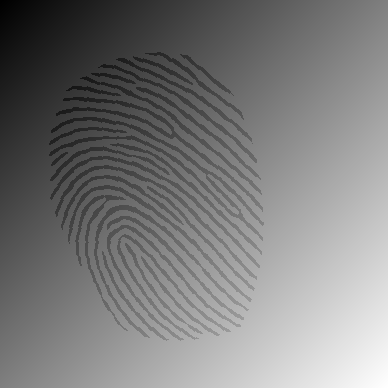
#> input picture ATI/TP_police/CONTENU_SUPPLEMENTAIRE/images_suspects/suspect_1.tif, 388 x 388 px, found by its file name
$ jupyter execute test_denoise.ipynb   (older library calls are emulated)
#> lines starting #> are read from the running program, lines starting #| are printed output that depends on the picture; after the words box and inside, x2 and y2 are one past the last pixel; in counts of white or black regions, pixels touching at a corner belong together
[cell 1]
import cv2
import numpy as np
from matplotlib import pyplot as plt
import skimage

def denoise_image(image):
    # Appliquer un filtre médian pour réduire le bruit
    denoised_image = cv2.medianBlur(image, 5)
    return denoised_image

def correct_background(image):
    # Appliquer un flou gaussien pour obtenir une image de fond lissée
    blurred_image = cv2.GaussianBlur(image, (5,5), 0)
    # Soustraire l'image lissée pour corriger le fond
    corrected_image = cv2.absdiff(image, blurred_image)
    # Normaliser l'image corrigée
    corrected_image = cv2.normalize(corrected_image, None, 0, 255, cv2.NORM_MINMAX)
    return corrected_image

def build_filters():
    filters = []
    ksize = 31  # Taille du filtre
    for theta in np.arange(0, np.pi, np.pi / 8):  # Construire des filtres pour différentes orientations
        for lambd in [10, 20]:  # Différentes longueurs d'onde
            kern = cv2.getGaborKernel((ksize, ksize), 4.0, theta, lambd, 0.5, 0, ktype=cv2.CV_32F)
            kern /= 1.5 * kern.sum()
            filters.append(kern)
    return filters

def process(img, filters):
    accum = np.zeros_like(img)
    for kern in filters:
        fimg = cv2.filter2D(img, cv2.CV_8UC3, kern)
        np.maximum(accum, fimg, accum)
    return accum

def binarize_image(image):
    # Appliquer la binarisation avec la méthode d'Otsu
    _, binary_image = cv2.threshold(image, 0, 255, cv2.THRESH_BINARY + cv2.THRESH_OTSU)
    return binary_image

[cell 2]
# Correction Image 1
image_path = '../Images_suspects/suspect_1.tif'
image = cv2.imread(image_path, cv2.IMREAD_GRAYSCALE)
#> image is the input picture: shape (388, 388); min 0, max 255, mean 123.4

plt.imshow(image,'gray')
plt.show()

# Correction de l'éclairage
corrected_image = correct_background(image)
plt.imshow(corrected_image,'gray')
plt.show()

_,bin_image = cv2.threshold(corrected_image,80,255,cv2.THRESH_BINARY)
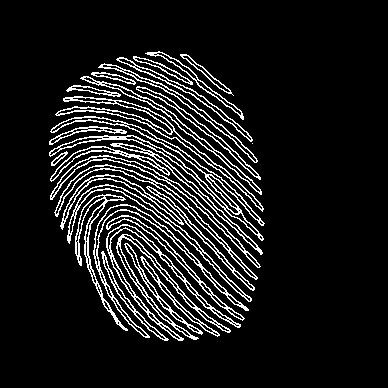
#> bin_image: shape (388, 388); 10.5% white in thin lines or dots, all inside (x1, y1, x2, y2) = (49, 51, 265, 341)
plt.imshow(bin_image,'gray')
plt.show()

contours,__ = cv2.findContours(bin_image, cv2.RETR_EXTERNAL, cv2.CHAIN_APPROX_NONE)
#> contours = 29 contours, 1 with area under 20; largest, box (x1, y1, x2, y2) and area: (49, 116, 265, 241) 2296, (55, 96, 264, 212) 1522, (93, 204, 249, 338) 1336, (106, 224, 241, 341) 1190, (54, 164, 258, 280) 1136
output = cv2.cvtColor(bin_image,cv2.COLOR_GRAY2RGB)
cv2.drawContours(output,contours,-1,(0,255,0),1)
#> output: shape (388, 388, 3); mean B, G, R 11.5, 26.7, 11.5
plt.imshow(output,'gray')
plt.show()

fill_image = np.zeros_like(corrected_image)
cv2.drawContours(fill_image,contours,-1,255,-1)
#> fill_image: shape (388, 388); 17% white; 29 white regions (1 under 20 px), largest, box (x1, y1, x2, y2) and area: (49, 116, 265, 241) 2777, (55, 96, 264, 212) 1847, (93, 204, 249, 338) 1614
plt.imshow(fill_image,'gray')
plt.show()

skel_img = skimage.morphology.thin(fill_image)
#> skel_img: shape (388, 388) bool; 2.9% white in thin lines or dots, all inside (x1, y1, x2, y2) = (51, 53, 263, 340)
plt.imshow(skel_img,'gray')
plt.show()

[cell 3]
# Correction Image 2
image_path = '../Images_suspects/suspect_2.tif'
image = cv2.imread(image_path, cv2.IMREAD_GRAYSCALE)
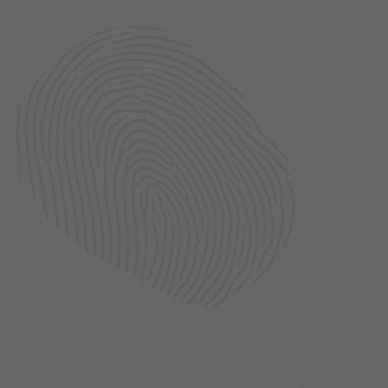
#> input picture ATI/TP_police/CONTENU_SUPPLEMENTAIRE/images_suspects/suspect_2.tif, 388 x 388 px, found by its file name
#> image is the input picture: shape (388, 388); min 96, max 104, mean 102.1

plt.imshow(image,'gray',vmin=0,vmax=255)
plt.show()

__,bin_image = cv2.threshold(image,100,255,cv2.THRESH_BINARY_INV)
#> bin_image: shape (388, 388); 14.3% white in thin lines or dots
plt.imshow(bin_image,'gray')
plt.show()

kernel = np.array([[-1,-1,-1],
                   [-1, 1,-1],
                   [-1,-1,-1]])

noise = cv2.morphologyEx(bin_image,cv2.MORPH_HITMISS,kernel)
#> noise: shape (388, 388); 0.3% white in thin lines or dots
plt.imshow(bin_image-noise,'gray')
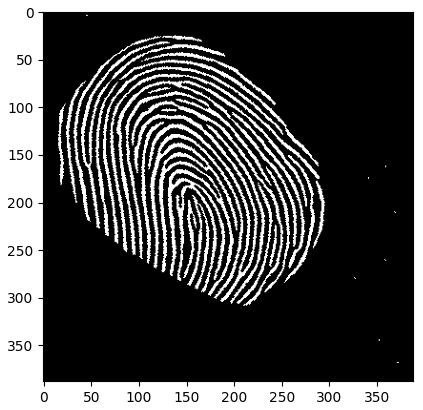
#> figure drawn by matplotlib, 1 panel

[cell 4]
# Correction Image 4
image_path = '../Images_suspects/suspect_4.tif'
image = cv2.imread(image_path, cv2.IMREAD_GRAYSCALE)
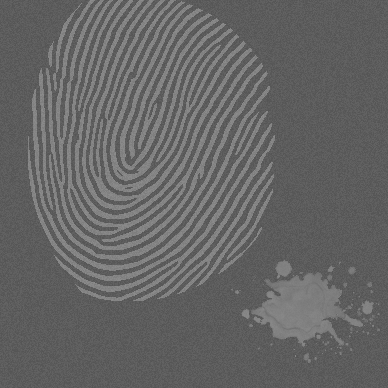
#> input picture ATI/TP_police/CONTENU_SUPPLEMENTAIRE/images_suspects/suspect_4.tif, 388 x 388 px, found by its file name
#> image is the input picture: shape (388, 388); min 84, max 139, mean 101

plt.imshow(image,'gray',vmin=0,vmax=255)
plt.show()

_,bin_image = cv2.threshold(image,100,255,cv2.THRESH_BINARY)
#> bin_image: shape (388, 388); 23% white; 86 white regions (52 under 20 px), largest, box (x1, y1, x2, y2) and area: (251, 272, 363, 347) 4482, (46, 0, 263, 250) 3132, (82, 0, 246, 210) 3049
dilate_image = cv2.morphologyEx(bin_image,cv2.MORPH_DILATE,cv2.getStructuringElement(cv2.MORPH_ELLIPSE,(11,11)))
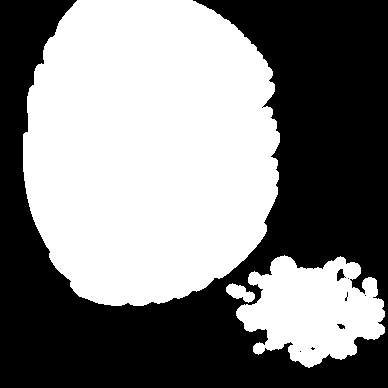
#> dilate_image: shape (388, 388); 50.8% white; 8 black regions (5 under 20 px)

contours,__ = cv2.findContours(dilate_image, cv2.RETR_EXTERNAL, cv2.CHAIN_APPROX_NONE)
#> contours = 3 contours; box (x1, y1, x2, y2) and area: (23, 0, 280, 306) 64686, (236, 255, 385, 368) 10771, (226, 283, 255, 303) 290

contours = [cnt for cnt in contours if cv2.contourArea(cnt)>50000]
#> contours = 1 contour; box (x1, y1, x2, y2) and area: (23, 0, 280, 306) 64686
fingerprint_zone_mask = np.zeros_like(bin_image)
cv2.drawContours(fingerprint_zone_mask,contours,-1,255,-1)
#> fingerprint_zone_mask: shape (388, 388); 43.3% white; 1 white region, box (x1, y1, x2, y2) and area: (23, 0, 280, 306) 65131

output = np.logical_and(bin_image, fingerprint_zone_mask)
#> output: shape (388, 388) bool; 19.5% white; 24 white regions, largest, box (x1, y1, x2, y2) and area: (46, 0, 263, 250) 3132, (82, 0, 246, 210) 3049, (67, 0, 258, 242) 2708
plt.imshow(output,'gray')
plt.show()

[cell 5]
# Correction Image 3
image_path = '../Images_suspects/suspect_3.tif'
image = cv2.imread(image_path, cv2.IMREAD_GRAYSCALE)
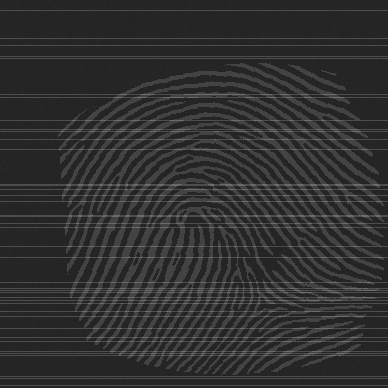
#> input picture ATI/TP_police/CONTENU_SUPPLEMENTAIRE/images_suspects/suspect_3.tif, 388 x 388 px, found by its file name
#> image is the input picture: shape (388, 388); min 35, max 109, mean 48.5

plt.imshow(image,'gray',vmin=0,vmax=255)
plt.show()

profile_x = np.mean(image[:,:50],axis=1)
#> profile_x = 388 values, max 77.74 at index 328, min 36.44 at index 267, mean 41.23

output = image - np.repeat(np.expand_dims(profile_x,axis=1),388,axis=1)
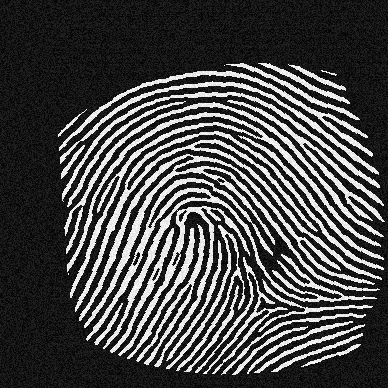
#> output: shape (388, 388) float64; min -2.74, max 32.56, mean 7.3; drawn with min black and max white
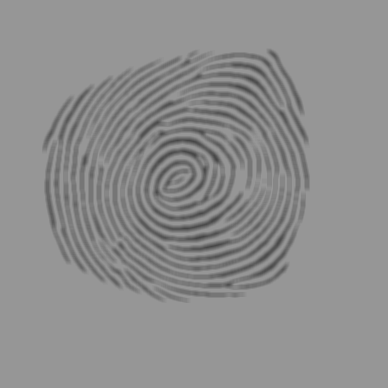
#> input picture ATI/TP_police/CONTENU_SUPPLEMENTAIRE/images_suspects/suspect_5.tif, 388 x 388 px, found by its file name
#> further down, image is the input picture: shape (388, 388); min 70, max 150, mean 141.9

plt.imshow(output,'gray')
plt.show()

[cell 6]
import cv2
import numpy as np
from scipy.signal import convolve2d

def richardson_lucy_deconvolution(image, psf, iterations=10):
    """
    Applique la déconvolution de Richardson-Lucy à une image floue.

    :param image: Image floue en niveaux de gris (numpy array).
    :param psf: Point Spread Function (PSF), ou noyau de flou (numpy array).
    :param iterations: Nombre d'itérations de l'algorithme.
    :return: Image restaurée après déconvolution.
    """
#> called with psf = array of shape (5, 5), iterations = 5
    image = image.astype(np.float32)
    psf = psf.astype(np.float32)

    estimate = np.full(image.shape, 0.5, dtype=np.float32)  # Initialisation de l'image estimée

    psf_mirror = psf[::-1, ::-1]  # PSF retournée (utilisée pour la convolution)

    for _ in range(iterations):
        relative_blur = convolve2d(estimate, psf, 'same')
        relative_blur[relative_blur == 0] = 1e-10  # Éviter la division par zéro

        estimate *= convolve2d(image / relative_blur, psf_mirror, 'same')
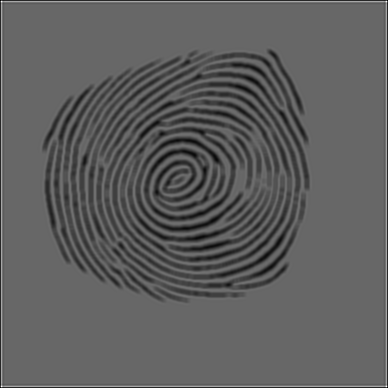
#> estimate: shape (388, 388) float32; min 56.08, max 288, mean 141.9; drawn with min black and max white

    return np.clip(estimate, 0, 255).astype(np.uint8)

# Exemple d'utilisation
image = cv2.imread('../Images_suspects/suspect_5.tif', cv2.IMREAD_GRAYSCALE)
plt.imshow(image,'gray')
plt.show()

# Noyau de flou (par exemple, un noyau gaussien)
psf_size = 5
psf = cv2.getGaussianKernel(psf_size, 1)
psf = np.outer(psf, psf)

restored_image = richardson_lucy_deconvolution(image, psf, iterations=5)
plt.imshow(restored_image,'gray')
plt.show()

_,bin_image = cv2.threshold(restored_image,140,255,cv2.THRESH_BINARY)
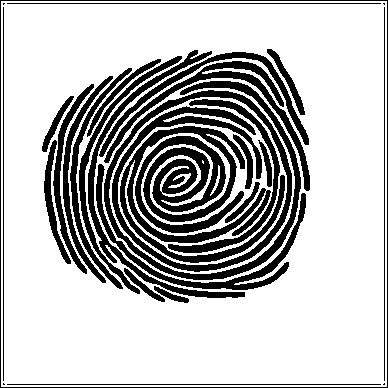
#> bin_image: shape (388, 388); 73.4% white; 29 black regions (4 under 20 px), largest, box (x1, y1, x2, y2) and area: (120, 126, 285, 263) 9799, (104, 81, 301, 280) 7923, (104, 61, 310, 191) 2479
plt.imshow(bin_image,'gray')
plt.show()

[cell 7]
np.unique(image)
#> Out = 26 values from 70 to 150
